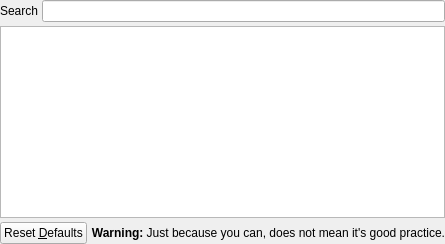
     <widget class="QWidget" name="waveforms">
      <attribute name="title">
       <string>Waveforms</string>
      </attribute>
      <layout class="QVBoxLayout" name="verticalLayout_8">
       <property name="spacing">
        <number>4</number>
       </property>
       <property name="leftMargin">
        <number>0</number>
       </property>
       <property name="topMargin">
        <number>0</number>
       </property>
       <property name="rightMargin">
        <number>0</number>
       </property>
       <property name="bottomMargin">
        <number>0</number>
       </property>
       <item>
        <layout class="QHBoxLayout" name="horizontalLayout_21">
         <item>
          <widget class="QLabel" name="label_55">
           <property name="text">
            <string>Search</string>
           </property>
          </widget>
         </item>
         <item>
          <widget class="QLineEdit" name="waveSearch"/>
         </item>
        </layout>
       </item>
       <item>
        <widget class="QTreeView" name="waveView">
         <property name="sizePolicy">
          <sizepolicy hsizetype="Expanding" vsizetype="MinimumExpanding">
           <horstretch>0</horstretch>
           <verstretch>0</verstretch>
          </sizepolicy>
         </property>
        </widget>
       </item>
       <item>
        <layout class="QHBoxLayout" name="horizontalLayout_22">
         <item>
          <widget class="QPushButton" name="resetWaveformChannels">
           <property name="sizePolicy">
            <sizepolicy hsizetype="Minimum" vsizetype="Minimum">
             <horstretch>0</horstretch>
             <verstretch>0</verstretch>
            </sizepolicy>
           </property>
           <property name="text">
            <string>Reset &amp;Defaults</string>
           </property>
          </widget>
         </item>
         <item>
          <widget class="QLabel" name="waveformsWarningLabel">
           <property name="sizePolicy">
            <sizepolicy hsizetype="Expanding" vsizetype="Preferred">
             <horstretch>0</horstretch>
             <verstretch>0</verstretch>
            </sizepolicy>
           </property>
           <property name="text">
            <string>&lt;html&gt;&lt;head/&gt;&lt;body&gt;&lt;p&gt;&lt;span style=&quot; font-weight:600;&quot;&gt;Warning: &lt;/span&gt;Just because you can, does not mean it's good practice.&lt;/p&gt;&lt;/body&gt;&lt;/html&gt;</string>
           </property>
           <property name="alignment">
            <set>Qt::AlignRight|Qt::AlignTrailing|Qt::AlignVCenter</set>
           </property>
          </widget>
         </item>
        </layout>
       </item>
      </layout>
     </widget>
